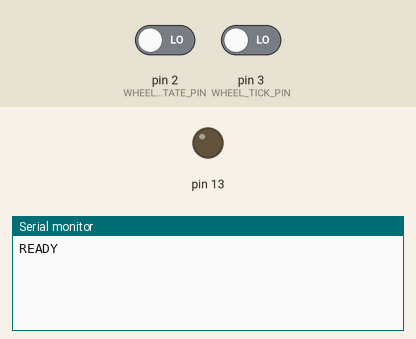
Recording of a sketch running on a simulated Arduino Uno, built with avr-gcc and run on an emulated ATmega328P. On the bench: output pins drawn as LEDs (lit = HIGH), the last lines printed to the serial monitor. The inputs (shaded band) are chosen by the test bench; at power-on: pin 2 (WHEEL_STATE_PIN) LOW, pin 3 (WHEEL_TICK_PIN) LOW.

Above: at 1.2 s.
1.3 s: pin 2 (WHEEL_STATE_PIN) driven HIGH
At 1.46 s:
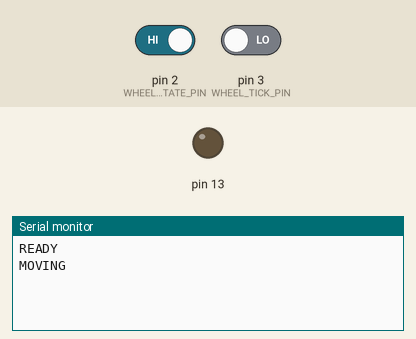
3.2 s: pin 3 (WHEEL_TICK_PIN) driven HIGH
At 3.21 s:
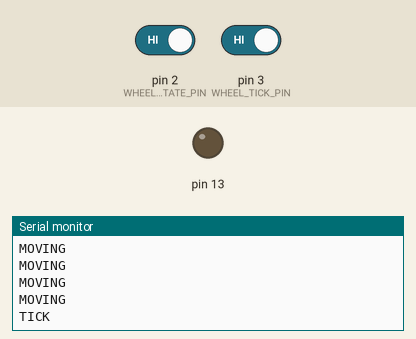

The sketch:

sp_event_man.ino
```cpp
#define WHEEL_STATE_PIN 2
#define WHEEL_TICK_PIN 3

#define TICK_DEBOUNCE_MS 150

volatile int wheel_state = LOW;
volatile long last_tick;
volatile long current_tick;

void setup() {

  Serial.begin(115200);

  pinMode(WHEEL_STATE_PIN, INPUT);
  pinMode(WHEEL_TICK_PIN, INPUT);

  pinMode(13, OUTPUT);

  attachInterrupt(0, toggle_wheel_state, CHANGE);
  attachInterrupt(1, toggle_tick_state, CHANGE);

  Serial.println("READY");

}


void loop() {

 current_tick = millis();

 if (wheel_state == HIGH) {

    // do stuff when the wheel is moving
    Serial.println("MOVING");
    delay(200);

  } else {

    // do stuff when the wheel isn't moving
//    Serial.println("STOPPED");

  }

}

void toggle_tick_state() {
  if (current_tick - last_tick > TICK_DEBOUNCE_MS) {

    // do stuff when the tick pin is on
    digitalWrite(13, HIGH);
    delay(100);
    digitalWrite(13, LOW);
    Serial.println("TICK");
    last_tick = current_tick;
  }
}

void toggle_wheel_state() {
  wheel_state = !wheel_state;
}
```

Measured:
- after the input at 1.3 s, the serial monitor: prints a new line at once (image 1)
- after the input at 3.2 s, the serial monitor: prints a new line at once (image 2)
